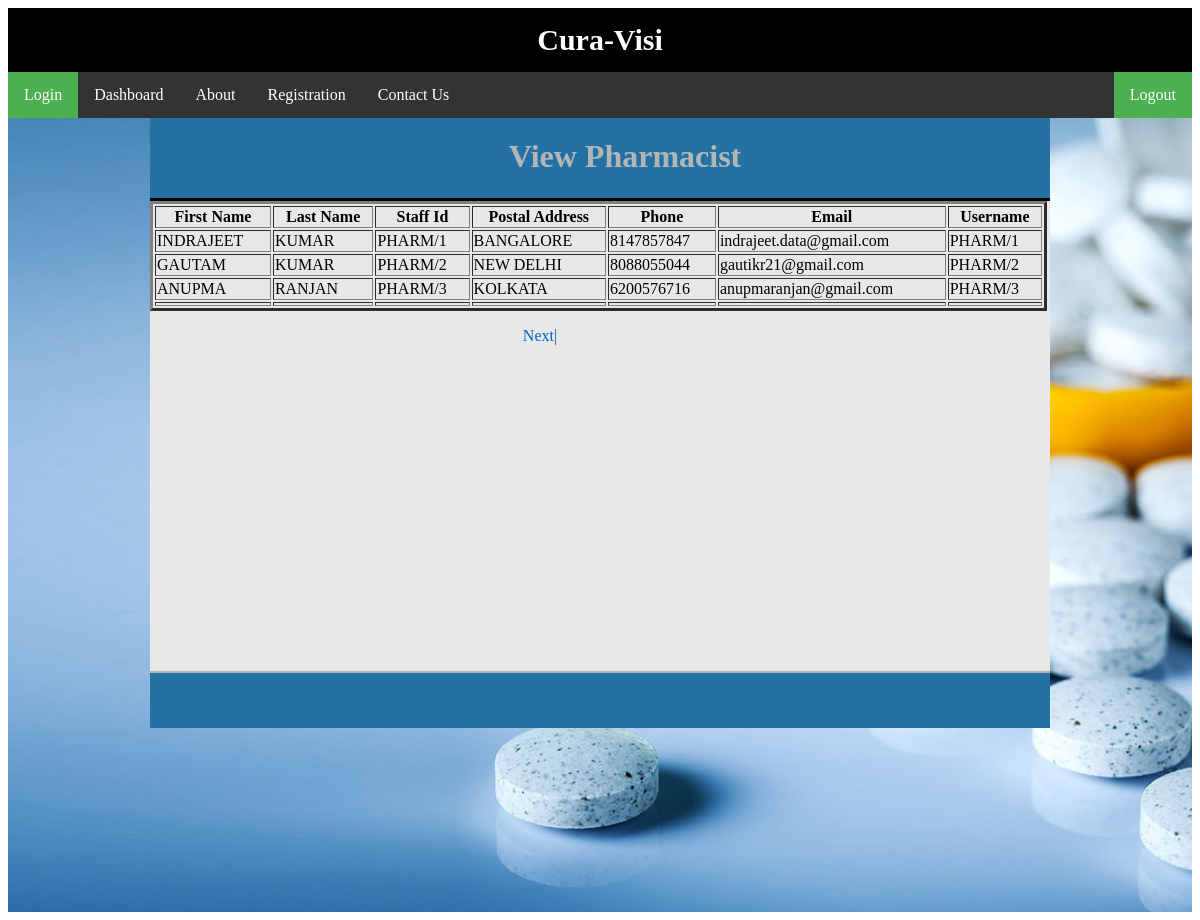
/admin_view_pharmacist.php (signed in), run on the app's committed database.
### tables this page shows
CREATE TABLE `pharmacist` (
  `pharmacist_id` int(11) NOT NULL,
  `first_name` varchar(50) NOT NULL,
  `last_name` varchar(50) NOT NULL,
  `staff_id` varchar(50) NOT NULL,
  `postal_address` varchar(100) NOT NULL,
  `phone` varchar(50) NOT NULL,
  `email` varchar(50) NOT NULL,
  `username` varchar(50) NOT NULL,
  `password` varchar(50) NOT NULL,
  `date` datetime NOT NULL
);

### admin_view_pharmacist.php (the view, shortened to what this page needs)
<!DOCTYPE html>
<html>
	<head>
		<link rel="stylesheet" type="text/css" href="style/mystyle.css">
		<link rel="stylesheet" type="text/css" href="style/dashboard_styles.css"  media="screen" />
		<link href="one_source.css" rel="stylesheet" type="text/css">
	</head>
	<body>
		<div style="background-color:black;color:white;padding:15px;">
		<center><span id="heading">Cura-Visi</span></center>
		</div>
		<div>
		<ul>
			<li style="float:left"><a class="active" href="#login.html">Login</a></li>
			<li style="float:right"><a class="active" href="logout.php">Logout</a></li>
			<li><a href="admin_profile.php">Dashboard</a></li>
			<li><a href="#about.html">About</a></li>
			<li><a href="#registration.html">Registration</a></li>
			<li><a href="#contact.html">Contact Us</a></li>
		</ul>
		</div>
		<div class="banner">
		<div id="content">
<div id="header">
<h1>View Pharmacist</h1></div>
<div id="main">
<div class="grid_7">
            <?php
			include_once('connect_db.php');
			if (!isset($_GET['startrow']) or !is_numeric($_GET['startrow'])) {
  $startrow = 0;
} else {
  $startrow = (int)$_GET['startrow'];
}
			$sql="select * from pharmacist LIMIT $startrow, 10";
			$result=mysqli_query($con,$sql);
			$num_rows=mysqli_num_rows($result);
			if($num_rows>0)
			{
			echo "<table border=3 width=115%>
				<tr>
					<th>First Name</th>
					<th>Last Name</th>
					<th>Staff Id</th>
					<th>Postal Address</th>
					<th>Phone</th>
					<th>Email</th>
					<th>Username</th>
				</tr>";
			while($row=mysqli_fetch_array($result))
			{
				echo "<tr>";
				echo "<td>".$row['first_name']."</td>";
				echo "<td>".$row['last_name']."</td>";
				echo "<td>".$row['staff_id']."</td>";
				echo "<td>".$row['postal_address']."</td>";
				echo "<td>".$row['phone']."</td>";
				echo "<td>".$row['email']."</td>";
				echo "<td>".$row['username']."</td>";
				echo "</tr>";
			}
			echo "</table>";
		}
		echo '<a href="'.$_SERVER['PHP_SELF'].'?startrow='.($startrow+10).'"><p align=center>Next|</a>';
	?>
</div>
</div>
<div id="footer" align="Center"> </div>
</body>
</html>

### style/mystyle.css (style rules this page uses)
#content { margin-left: auto; margin-right: auto; background: #E8E8E8; width: 900px; height: 600px; }
#header { width: 900px; height: 80px; background: #2471a3 ; border-bottom: solid 3px black; }
#header h1 { text-align:center; margin:0px; padding-top: 20px; margin-left: 50px; color: #b3b6b7 ; }
#main { clear: all; width: 780px; height: 470px; background: #E8E8E8; }
#footer { width: 900px; height: 55px; background: #2471a3; clear: all; border-top: solid 2px #b3b6b7; }

### style/dashboard_styles.css (style rules this page uses)
a, a:visited { color:#0063be; text-decoration: none; }

### one_source.css (style rules this page uses)
.banner { background: url(drugs.jpg) no-repeat center; -webkit-background-size: cover; -moz-background-size: cover; background-size: cover; min-height: 794px; }
#heading { #color:#4CAF50; font-size: 30px; font-weight: bold; font-family: Georgia; }
ul { list-style-type:none; margin: 0; padding: 0; overflow: hidden; background-color: #333; }
li { float: left; }
li a { display: block; color: white; text-align: center; padding: 14px 16px; text-decoration: none; }
.active { background-color: #4CAF50; }

### data on the page
pharmacist: first_name "INDRAJEET", last_name "KUMAR", staff "PHARM/1", postal_address "BANGALORE", phone "8147857847", email "indrajeet.data@gmail.com", username "PHARM/1"
pharmacist: first_name "GAUTAM", last_name "KUMAR", staff "PHARM/2", postal_address "NEW DELHI", phone "8088055044", email "gautikr21@gmail.com", username "PHARM/2"
pharmacist: first_name "ANUPMA", last_name "RANJAN", staff "PHARM/3", postal_address "KOLKATA", phone "6200576716", email "anupmaranjan@gmail.com", username "PHARM/3"
